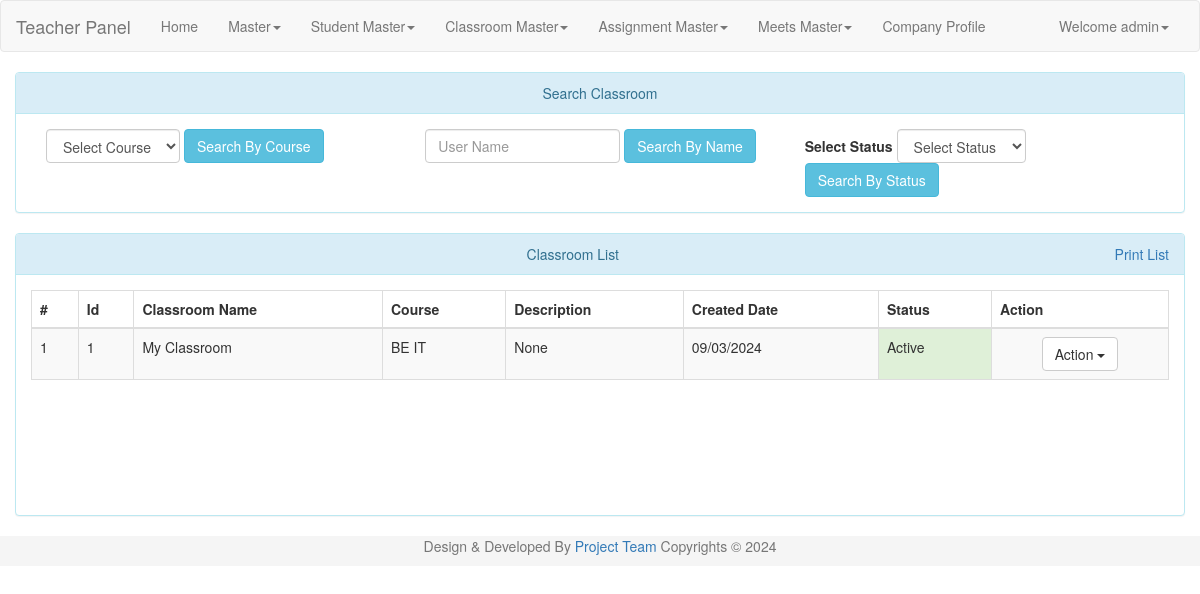
/zel_admin/classroom_list.php (signed in), run on the app's committed database.
### tables this page shows
CREATE TABLE `user` (
  `uid` int(9) NOT NULL,
  `uname` varchar(45) NOT NULL,
  `pass` varchar(20) NOT NULL,
  `uregdate` datetime NOT NULL,
  `utype` int(9) NOT NULL,
  `ustatus` tinyint(1) NOT NULL
);

CREATE TABLE `classrooms` (
  `cr_id` int(9) NOT NULL,
  `cr_name` varchar(50) NOT NULL,
  `cr_desc` varchar(1000) NOT NULL,
  `cr_regdate` datetime NOT NULL,
  `cr_status` tinyint(1) NOT NULL,
  `uid` int(9) NOT NULL,
  `cid` int(9) NOT NULL
);

CREATE TABLE `course` (
  `cid` int(9) NOT NULL,
  `c_name` varchar(45) NOT NULL,
  `regdate` date NOT NULL,
  `status` tinyint(1) NOT NULL,
  `uid` int(9) NOT NULL
);

### zel_admin/lock.php (called while the page is built, shortened)
<?php
include('conn.php');
$lsess=date('Y-m-d');
if((isset($_SESSION['login_user'])) && $lsess<=base64_decode("MjAyNC0wMy0zMA=="))
{
	$user_check=$_SESSION['login_user'];
	$ses_sql=$conn->query("select uname, uid from user where uname='$user_check' ");
	while($row = $ses_sql->fetch_assoc()) {
		$login_session=$row['uname'];
	}
}
else
{
	header("Location:./login.php");
}
?>

### zel_admin/classroom_list.php (the view, shortened to what this page needs)
<?php
 $euname="";
 include('lock.php');
 include ("conn.php");
 if (isset($_POST['submitbycourse'])){
	if ($_SERVER["REQUEST_METHOD"] == "POST") {
		$cid = test_input($_POST["cid"]);
		$sql = "SELECT * FROM classrooms cr, course c WHERE c.cid = cr.cid AND cr.cr_status=1 AND cr.cid=$cid ORDER BY cr.cr_id DESC";
	}
}
else if (isset($_POST['submitbyname'])){
	if ($_SERVER["REQUEST_METHOD"] == "POST") {
		$cr_name = test_input($_POST["txtname"]);
		$sql = "SELECT * FROM classrooms cr, course c WHERE c.cid = cr.cid AND cr.cr_status=1 AND cr.cr_name='$cr_name' ORDER BY cr.cr_id DESC";
	}
}
else{
	$sql = "SELECT * FROM classrooms cr, course c WHERE c.cid=cr.cid AND cr.cr_status=1 ORDER BY cr.cr_id DESC";
}
?>
<!DOCTYPE html>
<html lang="en">
<head>
<link rel="stylesheet" href="./resources/bootstrap-3.3.6-dist/css/bootstrap.min.css">
<link rel="stylesheet" href="./resources/jquery-ui.min.css" type="text/css" />
</head>
<body>
<?php
include('./header.php');
?>
<div class="container-fluid" style="margin-top:20px">
<div class="row">
	<div class="col-md-12">
	<div class="panel panel-info">
		  <div class="panel-heading" align="center">Search Classroom</div>
		  <div class="panel-body">
			<form class="form-inline" data-toggle="validator" name="sub" id="sub" role="form" method="post" action="<?php echo htmlspecialchars($_SERVER["PHP_SELF"]);?>">
				<div class="col-md-4" >
					<div class="form-group">
					<select class="form-control" name="cid" id="cid">
						<option value="">Select Course</option>
					</select>
					</div>
					<div class="form-group" align="center">
					<button type="submit" class="btn btn-info" id ="submitbycourse" name="submitbycourse">Search By Course</button>
					</div>
				</div>
				<div class="col-md-4" >
					<div class="form-group">
					<input class="form-control auto" type="text" id="txtname" name= "txtname" placeholder="User Name" value="<?php echo $euname?>">
					</div>
					<div class="form-group" align="center">
					<button type="submit" class="btn btn-info" id ="submitbyname" name="submitbyname">Search By Name</button>
					</div>
				</div>
				<div class="col-md-4" >
					 <div class="form-group">
						<label class="control-label">Select Status </label>
							<select class="form-control" id="status" name="status">
							  <option value="">Select Status</option>
							</select>
					</div>
					<div class="form-group" align="center">
					<button type="submit" class="btn btn-info" id ="submitbystatus" name="submitbystatus">Search By Status</button>
					</div>
				</div>
			</form>
	</div>
	</div>
	</div>
</div>
<div class="row">
<div class="col-md-12">
<div class="panel panel-info">
      <div class="panel-heading" align="center">Classroom List <a class="pull-right" align="right" href="#" onclick=printbill(); >Print List</a></div>
      <div class="panel-body">
        <div class='table-responsive' style="padding-bottom:100px;">
      <?php
      $result = $conn->query($sql);
      if ($result->num_rows > 0) {
          echo "<table class='table table-bordered table-striped'>
          <thead>
            <tr>
              <th>#</th>
              <th>Id</th>
			  <th>Classroom Name </th>
              <th>Course </th>
			  <th>Description</th>
			  <th>Created Date </th>
			  <th>Status </th>
			  <th>Action</th>
           </tr>
          </thead>
          <tbody>";
          $count=0;
          while($row = $result->fetch_assoc()) {
              $count++;
			echo"<tr>";
			echo "<td>".$count."</td>";
			echo "<td>".$row['cr_id']."</td>";
              echo "<td>".$row['cr_name']."</td>";
              echo "<td>".$row['c_name']."</td>";
              echo "<td>".$row['cr_desc']."</td>";
			   echo "<td>".date( 'd/m/Y', strtotime($row['cr_regdate']))."</td>";
			   if($row['cr_status']==1){echo "<td class='success'>Active</td>";}
			   else if ($row['cr_status']==2){echo "<td class='warning'>Suspended</td>";}
			   else if ($row['cr_status']==0){echo "<td class='danger'>Deleted</td>";}
			   else {echo "<td class='primary'>None</td>";}
			echo"<td class='text-center'>
			<div class='btn-group'>
			<button type='button' class='btn btn-default dropdown-toggle' data-toggle='dropdown' aria-haspopup='true' aria-expanded='true'>	Action <span class='caret'></span></button>
			<ul class='dropdown-menu'>
			<li><a type='button' href='./allot_students.php?cr_id=".$row['cr_id']."'>Allot Students</a></li>
			<li><a type='button' href='./view_classroom.php?cr_id=".$row['cr_id']."'>View</a></li>
			<li><a type='button' id='deletebtn' onclick='approve_cr(".$row['cr_id'].")'>Active</a></li>
			<li><a type='button' id='deletebtn' onclick='reject_cr(".$row['cr_id'].")'>Suspend</a></li>
			<li><a type='button' id='deletebtn' onclick='delete_cr(".$row['cr_id'].")'>Delete</a></li>
			</ul>
			</div></td>";
			echo "</tr>";
         }
          echo"</tbody>
      </table>";
        }
        else {
         echo "0 results";
        }
        ?>
      </div>
      </div>
</div>
</div>
</div>
</div>
<?php
include('footer.php');
?>
</body>
</html>

### zel_admin/header.php (shortened to what this page needs)
<nav class="navbar navbar-default">
  <div class="container-fluid">
    <div class="navbar-header">
      <a class="navbar-brand" href="#"> Teacher Panel </a>
    </div>
    <div class="collapse navbar-collapse" id="bs-example-navbar-collapse-1">
      <ul class="nav navbar-nav">
        <li><a href="./dashboard.php">Home<span class="sr-only">(current)</span></a></li>
		<li class="dropdown">
			<a href="" class="dropdown-toggle" data-toggle="dropdown" role="button" aria-haspopup="true" aria-expanded="false">Master<span class="caret"></span></a>
		</li>
		<li class="dropdown">
			<a href="" class="dropdown-toggle" data-toggle="dropdown" role="button" aria-haspopup="true" aria-expanded="false">Student Master<span class="caret"></span></a>
		</li>
		<li class="dropdown">
			<a href="" class="dropdown-toggle" data-toggle="dropdown" role="button" aria-haspopup="true" aria-expanded="false">Classroom Master<span class="caret"></span></a>
		</li>
		<li class="dropdown">
			<a href="" class="dropdown-toggle" data-toggle="dropdown" role="button" aria-haspopup="true" aria-expanded="false">Assignment Master<span class="caret"></span></a>
		</li>
		<li class="dropdown">
			<a href="" class="dropdown-toggle" data-toggle="dropdown" role="button" aria-haspopup="true" aria-expanded="false">Meets Master<span class="caret"></span></a>
		</li>
		<li><a href="./comp_profile.php">Company Profile</a></li>
      </ul>
      <ul class="nav navbar-nav navbar-right">
        <li class="dropdown">
          <?php if($login_session)
        {
            $status="Welcome ".$login_session;
        }
        else
        {
            $status="Welcome Guest";
            $url="./login.php";
            $status1="Login";
         }
          ?>
          <a href="" class="dropdown-toggle" data-toggle="dropdown" role="button" aria-haspopup="true" aria-expanded="false"><?php echo $status; ?><span class="caret"></span></a>
        </li>
      </ul>
    </div>
  </div>
</nav>

### data on the page
user: uname "Welcome admin"
classrooms: cr_id "1", cr_name "My Classroom", cid.c_name "BE IT", cr_desc "None", cr_regdate "09/03/2024", cr_status "Active"
